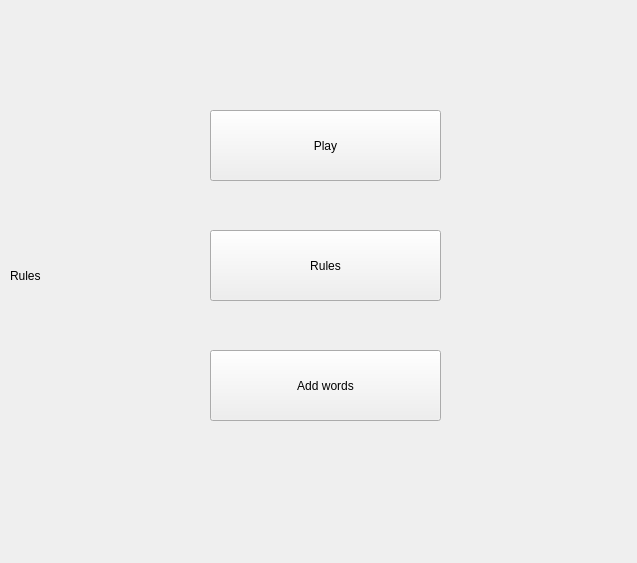
<?xml version="1.0" encoding="UTF-8"?>
<ui version="4.0">
 <class>Frame</class>
 <widget class="QFrame" name="Frame">
  <property name="geometry">
   <rect>
    <x>0</x>
    <y>0</y>
    <width>637</width>
    <height>563</height>
   </rect>
  </property>
  <property name="windowTitle">
   <string>Alias</string>
  </property>
  <property name="windowIcon">
   <iconset>
    <normaloff>../../Desktop/Books/alias-logo-1.png</normaloff>../../Desktop/Books/alias-logo-1.png</iconset>
  </property>
  <property name="windowOpacity">
   <double>0.000000000000000</double>
  </property>
  <property name="toolTipDuration">
   <number>-1</number>
  </property>
  <widget class="QPushButton" name="play">
   <property name="geometry">
    <rect>
     <x>210</x>
     <y>110</y>
     <width>231</width>
     <height>71</height>
    </rect>
   </property>
   <property name="text">
    <string>Play</string>
   </property>
  </widget>
  <widget class="QPushButton" name="rules">
   <property name="geometry">
    <rect>
     <x>210</x>
     <y>230</y>
     <width>231</width>
     <height>71</height>
    </rect>
   </property>
   <property name="text">
    <string>Rules</string>
   </property>
  </widget>
  <widget class="QPushButton" name="add_words">
   <property name="geometry">
    <rect>
     <x>210</x>
     <y>350</y>
     <width>231</width>
     <height>71</height>
    </rect>
   </property>
   <property name="text">
    <string>Add words</string>
   </property>
  </widget>
  <widget class="QLabel" name="label">
   <property name="geometry">
    <rect>
     <x>10</x>
     <y>10</y>
     <width>611</width>
     <height>531</height>
    </rect>
   </property>
   <property name="text">
    <string>Rules</string>
   </property>
  </widget>
  <zorder>rules</zorder>
  <zorder>play</zorder>
  <zorder>add_words</zorder>
  <zorder>label</zorder>
 </widget>
 <resources/>
 <connections/>
</ui>
